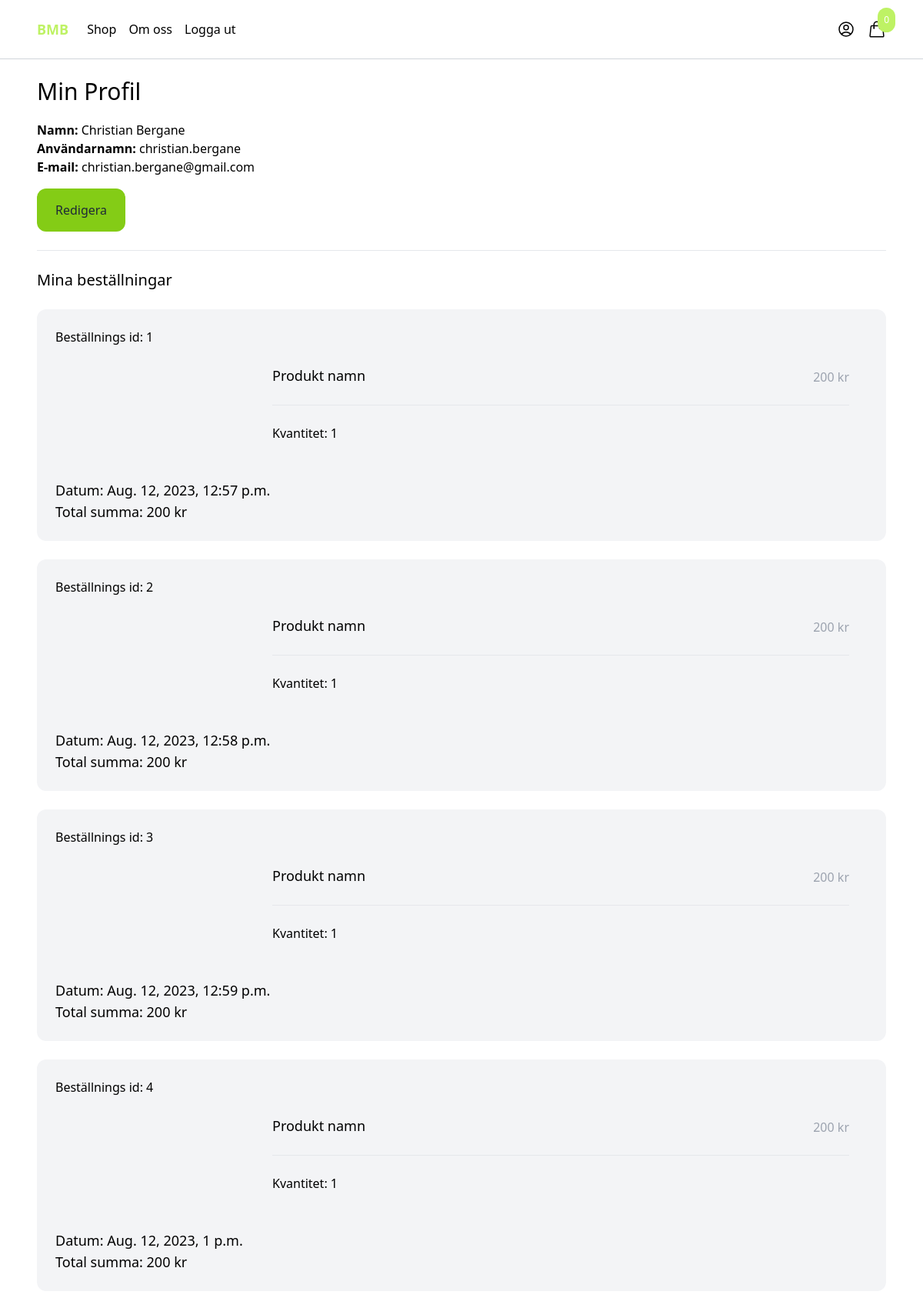
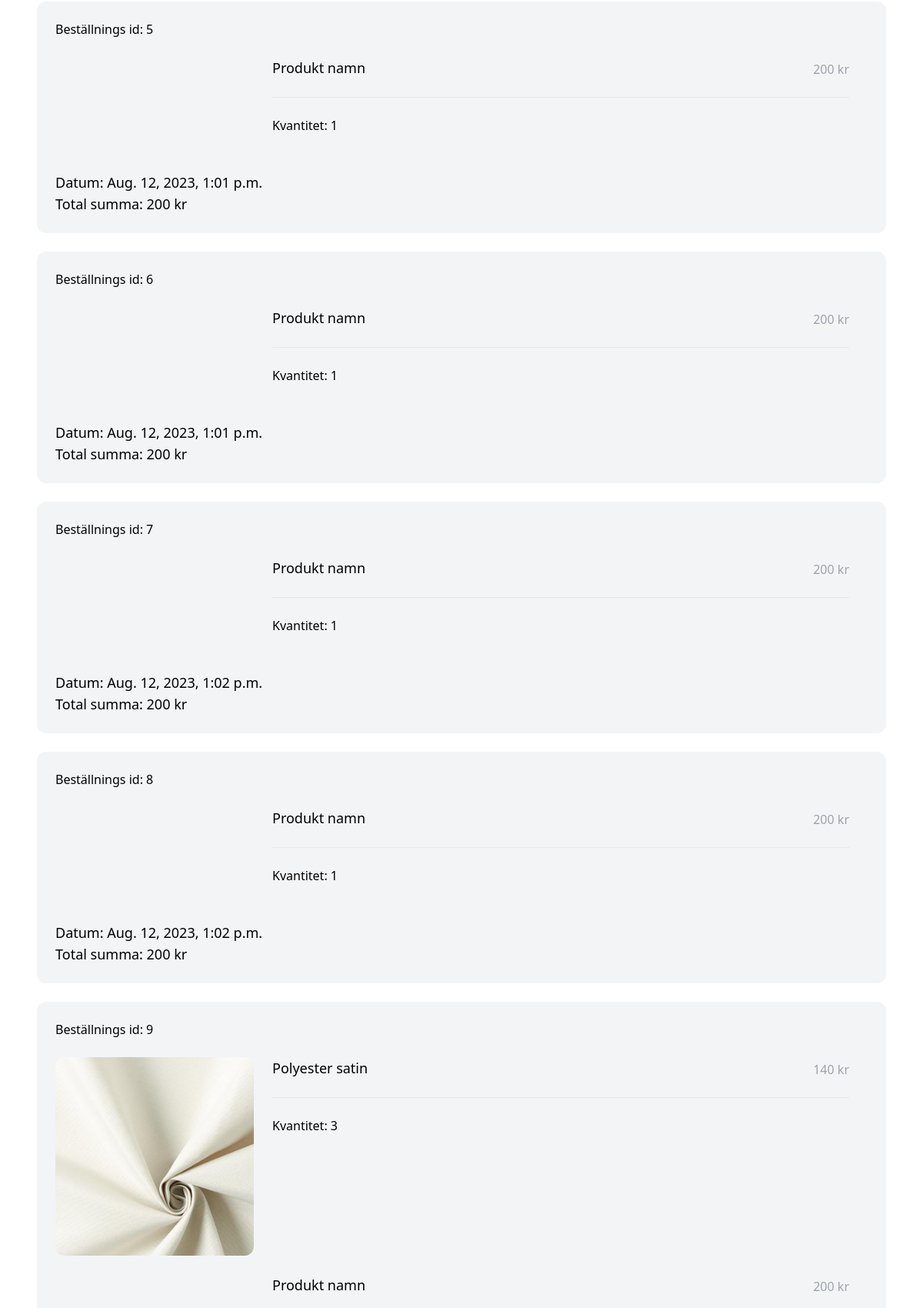
Page /myaccount/ (signed in, upper part) on the committed database (2 pictures, top to bottom).
### order/models.py (models this page shows)
class Order(models.Model):
    ORDERED = 'ordered'
    SHIPPED = 'shipped'
    STATUS_CHOICES = (
        (ORDERED, 'Beställd'),
        (SHIPPED, 'Skickad')
    )
    user = models.ForeignKey(User, related_name='orders', blank=True, null=True, on_delete=models.CASCADE)
    first_name = models.CharField(max_length=255)
    last_name = models.CharField(max_length=255)
    email = models.CharField(max_length=255)
    address = models.CharField(max_length=255)
    zipcode = models.CharField(max_length=255)
    city = models.CharField(max_length=255)
    phone = models.CharField(max_length=255)
    created_at = models.DateTimeField(auto_now_add=True)
    paid = models.BooleanField(default=False)
    paid_amount = models.IntegerField(blank=True, null=True)
    status = models.CharField(max_length=20, choices=STATUS_CHOICES, default=ORDERED)

class OrderItem(models.Model):
    order = models.ForeignKey(Order, related_name='items', on_delete=models.CASCADE)
    produkt = models.ForeignKey(Produkt, related_name='items', on_delete=models.CASCADE)
    price = models.IntegerField()
    quantity = models.IntegerField(default=1)

### products/models.py (models this page shows, shortened)
class Produkt(models.Model):
    category = models.ForeignKey(Category, related_name='produkt', on_delete=models.CASCADE)
    namn = models.CharField(max_length=255)
    slug = AutoSlugField(populate_from='namn', unique=True)
    bredd = models.IntegerField(blank=True, null=True)
    vikt = models.IntegerField(blank=True, null=True)
    blandning = models.CharField(max_length=255)
    kvalitet = models.CharField(max_length=255)
    färg = models.CharField(max_length=255)
    motiv = models.CharField(max_length=255)
    beskrivning = models.TextField(blank=True, null=True)
    pris = models.IntegerField()
    skapad = models.DateTimeField(auto_now_add=True)
    image = models.ImageField(upload_to='uploads/', blank=True, null=True)
    thumbnail = models.ImageField(upload_to='uploads/', blank=True, null=True)
    image_url = models.CharField(max_length=500, blank=True, null=True)
    class Meta:
        ordering = ('-skapad',)
    def get_thumbnail(self):
        if self.thumbnail:
            return self.thumbnail.url
        else:
            if self.image:
                if self.image:
                    self.thumbnail = self.make_thumbnail(self.image)
                    self.save
                    return self.thumbnail.url
                else:
                    return 'https://via.placeholder.com/240x240x.jpg'
    def make_thumbnail(selg, image, size=(300, 300)):
        img = Image.open(image)
        img.convert('RGB')
        img.thumbnail(size)
        thumb_io = BytesIO()
        img.save(thumb_io, 'JPEG', quality=85)
        thumbnail = File(thumb_io, name=image.name)
        return thumbnail

### core/views.py (the view)
# urls.py: path('myaccount/', myaccount, name='myaccount'),
@login_required
def myaccount(request):
    return render(request, 'core/myaccount.html', )

### cart/cart.py (called while the page is built)
    def __len__(self):
        return sum(item['quantity'] for item in self.cart.values())

### cart/context_processors.py (called while the page is built)
def cart(request):
    return {'cart': Cart(request)}

### core/templates/core/myaccount.html (shortened to what this page needs)
{% extends 'core/base.html' %}
{% block content%}
<div class="max-w-6xl mx-auto p-6">
    <h1 class="mb-5 text-3xl">Min Profil</h1>
    <div class="mb-6">
        <strong>Namn: </strong>{{ request.user.get_full_name }} <br>
        <strong>Användarnamn: </strong>{{ request.user.username }} <br>
        <strong>E-mail: </strong>{{ request.user.email }} <br>
        <a href="{% url 'edit_myaccount' %}" class="inline-block mt-4 py-4 px-6 rounded-xl text-gray-800 bg-lime-500 hover:bg-lime-700">Redigera</a>
    </div>
    <hr>
    <h2 class="my-6 text-xl">Mina beställningar</h2>
    {% for order in request.user.orders.all %}
        <div class="w-full mb-6 p-6 flex flex-wrap bg-gray-100 rounded-xl">
            <div class="mb-6 flex justify-between">
                <a href="#">Beställnings id: {{ order.id }}</a>
            </div>
            <div class="w-full mb-6">
                {% for item in order.items.all %}
                <div class="produkt mb-6 flex pr-6">
                    <a href="#" class="w-1/4">
                        <img src="{{ item.produkt.get_thumbnail }}" alt="" class="hover:shadow-lg rounded-xl">
                    </a>
                    <div class="w-3/4 pl-6">
                        <div class="flex justify-between">
                            <a href="#" class="text-lg">{{ item.produkt.namn }}</a>
                            <p class="mb-6 pt-1 text-gray-400">{{ item.produkt.pris }} kr</p>
                        </div>
                        <hr>
                        <div class="mt-6">
                            Kvantitet: {{ item.quantity }}
                        </div>
                    </div>
                </div>
                {% endfor %}
                <div class="produkt mb-6 flex pr-6">
                    <a href="#" class="w-1/4">
                    </a>
                    <div class="w-3/4 pl-6">
                        <div class="flex justify-between">
                            <a href="#" class="text-lg">Produkt namn</a>
                            <p class="mb-6 pt-1 text-gray-400">200 kr</p>
                        </div>
                        <hr>
                        <div class="mt-6">
                            Kvantitet: 1
                        </div>
                    </div>
                </div>
            </div>
            <div class="">
                <p class="text-lg">Datum: {{ order.created_at }}</p>
                <p class="text-lg">Total summa: 200 kr</p>
            </div>
        </div>
    {% endfor %}
</div>
{% endblock%}

### rows in the picture
Order: id "1", created_at "Aug. 12, 2023, 12:57 p.m."
Order: id "2", created_at "Aug. 12, 2023, 12:58 p.m."
Order: id "3", created_at "Aug. 12, 2023, 12:59 p.m."
Order: id "4", created_at "Aug. 12, 2023, 1 p.m."
Order: id "5", created_at "Aug. 12, 2023, 1:01 p.m."
Order: id "6", created_at "Aug. 12, 2023, 1:01 p.m."
Order: id "7", created_at "Aug. 12, 2023, 1:02 p.m."
Order: id "8", created_at "Aug. 12, 2023, 1:02 p.m."
Order: id "9"
OrderItem: produkt.get_thumbnail (picture), produkt.namn "Polyester satin", produkt.pris "140", quantity "3"

### other values in the picture
{{ cart|length }} "0"
{{ request.user.get_full_name }} "Christian Bergane"
{{ request.user.username }} "christian.bergane"
{{ request.user.email }} "christian.bergane@gmail.com"
